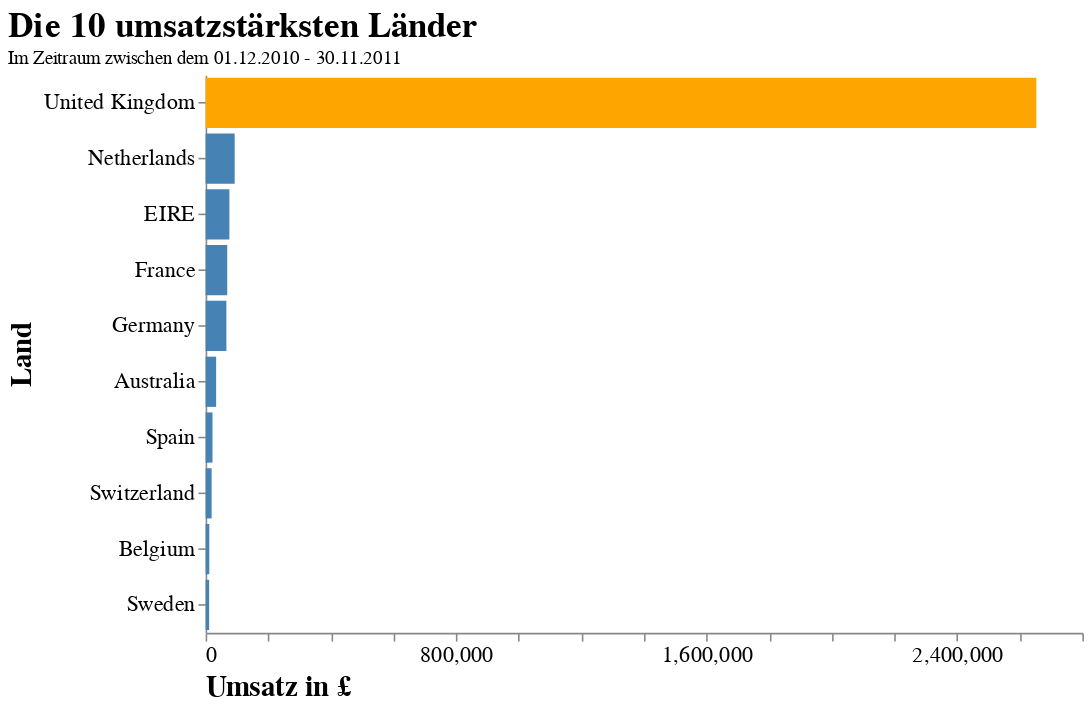

Notebook code cell kept with this figure:
### Code cell
# Filter nach den umsatzstärksten Ländern
df_plot = df.groupby("Country").sum().sort_values(["TotalPrice"], ascending=False)[:10]
df_plot["Country"] = df_plot.index


# Visualisierung der umsatzstärksten Kunden
chart_co1 = alt.Chart(df_plot).mark_bar().encode(
    x=alt.X("TotalPrice",
            axis=alt.Axis(title="Umsatz in £", 
                          labelAngle=0,
                          titleAnchor="start",
                          grid=False)),
    y=alt.Y("Country",
            sort="-x", 
            axis=alt.Axis(title = "Land",
                          titleAnchor="middle")),
    color=alt.condition(
        alt.FieldOneOfPredicate("Country", ["United Kingdom"]),
        alt.value("orange"),     
        alt.value("steelblue")     
    )
).properties(
    title={"text":["Die 10 umsatzstärksten Länder"], "subtitle":["Im Zeitraum zwischen dem 01.12.2010 - 30.11.2011"]},
    width=550,
    height=350
).configure_view(
    strokeWidth=0
).configure_title(
    fontSize=22,
    font="Arial",
    color="black",
    anchor="start"
).configure_axis(
    labelFont="Arial",
    titleFont="Arial",
    labelFontSize=14,
    titleFontSize=18
)
chart_co1

### Figure 1 — Vega-Lite specification as saved in the notebook (floating-point values rounded to 4 significant figures)
{"config": {"view": {"continuousWidth": 400, "continuousHeight": 300, "strokeWidth": 0}, "axis": {"labelFont": "Arial", "labelFontSize": 14, "titleFont": "Arial", "titleFontSize": 18}, "title": {"anchor": "start", "color": "black", "font": "Arial", "fontSize": 22}}, "data": {"name": "data-c3797f6b9359a9573fdbad1528e4443e"}, "mark": "bar", "encoding": {"color": {"condition": {"value": "orange", "test": {"field": "Country", "oneOf": ["United Kingdom"]}}, "value": "steelblue"}, "x": {"type": "quantitative", "axis": {"grid": false, "labelAngle": 0, "title": "Umsatz in £", "titleAnchor": "start"}, "field": "TotalPrice"}, "y": {"type": "nominal", "axis": {"title": "Land", "titleAnchor": "middle"}, "field": "Country", "sort": "-x"}}, "height": 350, "title": {"text": ["Die 10 umsatzstärksten Länder"], "subtitle": ["Im Zeitraum zwischen dem 01.12.2010 - 30.11.2011"]}, "width": 550, "$schema": "https://vega.github.io/schema/vega-lite/v4.8.1.json", "datasets": {"data-c3797f6b9359a9573fdbad1528e4443e": [{"Quantity": 1353061, "UnitPrice": 530000.0, "CustomerID": 1940000000.0, "TotalPrice": 2653000.0, "Country": "United Kingdom"}, {"Quantity": 66368, "UnitPrice": 1621.0, "CustomerID": 10390000.0, "TotalPrice": 92790.0, "Country": "Netherlands"}, {"Quantity": 41084, "UnitPrice": 9064.0, "CustomerID": 32280000.0, "TotalPrice": 75930.0, "Country": "EIRE"}, {"Quantity": 40162, "UnitPrice": 8376.0, "CustomerID": 38380000.0, "TotalPrice": 68970.0, "Country": "France"}, {"Quantity": 39208, "UnitPrice": 8857.0, "CustomerID": 40240000.0, "TotalPrice": 66310.0, "Country": "Germany"}, {"Quantity": 17358, "UnitPrice": 895.2, "CustomerID": 3728000.0, "TotalPrice": 33600.0, "Country": "Australia"}, {"Quantity": 10561, "UnitPrice": 3355.0, "CustomerID": 12780000.0, "TotalPrice": 21920.0, "Country": "Spain"}, {"Quantity": 11594, "UnitPrice": 1923.0, "CustomerID": 8579000.0, "TotalPrice": 19180.0, "Country": "Switzerland"}, {"Quantity": 6406, "UnitPrice": 1874.0, "CustomerID": 6883000.0, "TotalPrice": 11720.0, "Country": "Belgium"}, {"Quantity": 11194, "UnitPrice": 289.5, "CustomerID": 2225000.0, "TotalPrice": 11250.0, "Country": "Sweden"}]}}
